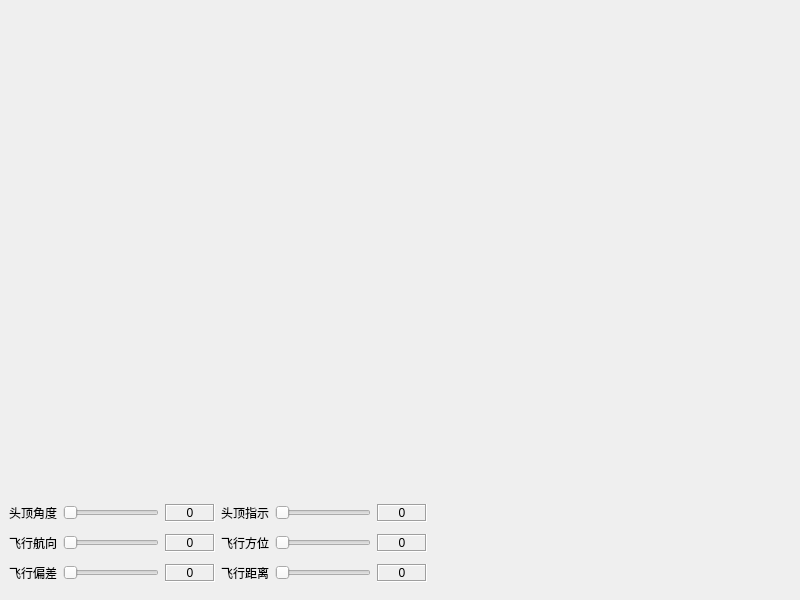
<?xml version="1.0" encoding="UTF-8"?>
<ui version="4.0">
 <class>frmFlightNAV</class>
 <widget class="QWidget" name="frmFlightNAV">
  <property name="geometry">
   <rect>
    <x>0</x>
    <y>0</y>
    <width>800</width>
    <height>600</height>
   </rect>
  </property>
  <property name="windowTitle">
   <string>Form</string>
  </property>
  <widget class="FlightNAV" name="flightNAV">
   <property name="enabled">
    <bool>false</bool>
   </property>
   <property name="geometry">
    <rect>
     <x>9</x>
     <y>9</y>
     <width>256</width>
     <height>192</height>
    </rect>
   </property>
   <property name="frameShape">
    <enum>QFrame::NoFrame</enum>
   </property>
   <property name="frameShadow">
    <enum>QFrame::Plain</enum>
   </property>
   <property name="verticalScrollBarPolicy">
    <enum>Qt::ScrollBarAlwaysOff</enum>
   </property>
   <property name="horizontalScrollBarPolicy">
    <enum>Qt::ScrollBarAlwaysOff</enum>
   </property>
   <property name="interactive">
    <bool>false</bool>
   </property>
  </widget>
  <widget class="QWidget" name="widget" native="true">
   <property name="geometry">
    <rect>
     <x>9</x>
     <y>498</y>
     <width>418</width>
     <height>93</height>
    </rect>
   </property>
   <layout class="QGridLayout" name="gridLayout">
    <property name="leftMargin">
     <number>0</number>
    </property>
    <property name="topMargin">
     <number>0</number>
    </property>
    <property name="rightMargin">
     <number>0</number>
    </property>
    <property name="bottomMargin">
     <number>0</number>
    </property>
    <item row="2" column="1">
     <widget class="QSlider" name="sliderDeviation">
      <property name="orientation">
       <enum>Qt::Horizontal</enum>
      </property>
     </widget>
    </item>
    <item row="2" column="0">
     <widget class="QLabel" name="labDeviation">
      <property name="text">
       <string>飞行偏差</string>
      </property>
     </widget>
    </item>
    <item row="1" column="3">
     <widget class="QLabel" name="labBearing">
      <property name="text">
       <string>飞行方位</string>
      </property>
     </widget>
    </item>
    <item row="2" column="3">
     <widget class="QLabel" name="labDistance">
      <property name="text">
       <string>飞行距离</string>
      </property>
     </widget>
    </item>
    <item row="2" column="2">
     <widget class="QLabel" name="labDeviationValue">
      <property name="minimumSize">
       <size>
        <width>50</width>
        <height>0</height>
       </size>
      </property>
      <property name="frameShape">
       <enum>QFrame::Box</enum>
      </property>
      <property name="frameShadow">
       <enum>QFrame::Sunken</enum>
      </property>
      <property name="text">
       <string>0</string>
      </property>
      <property name="alignment">
       <set>Qt::AlignCenter</set>
      </property>
     </widget>
    </item>
    <item row="0" column="1">
     <widget class="QSlider" name="sliderHeading">
      <property name="orientation">
       <enum>Qt::Horizontal</enum>
      </property>
     </widget>
    </item>
    <item row="0" column="2">
     <widget class="QLabel" name="labHeadingValue">
      <property name="minimumSize">
       <size>
        <width>50</width>
        <height>0</height>
       </size>
      </property>
      <property name="frameShape">
       <enum>QFrame::Box</enum>
      </property>
      <property name="frameShadow">
       <enum>QFrame::Sunken</enum>
      </property>
      <property name="text">
       <string>0</string>
      </property>
      <property name="alignment">
       <set>Qt::AlignCenter</set>
      </property>
     </widget>
    </item>
    <item row="1" column="2">
     <widget class="QLabel" name="labCourseValue">
      <property name="minimumSize">
       <size>
        <width>50</width>
        <height>0</height>
       </size>
      </property>
      <property name="frameShape">
       <enum>QFrame::Box</enum>
      </property>
      <property name="frameShadow">
       <enum>QFrame::Sunken</enum>
      </property>
      <property name="text">
       <string>0</string>
      </property>
      <property name="alignment">
       <set>Qt::AlignCenter</set>
      </property>
     </widget>
    </item>
    <item row="2" column="4">
     <widget class="QSlider" name="sliderDistance">
      <property name="orientation">
       <enum>Qt::Horizontal</enum>
      </property>
     </widget>
    </item>
    <item row="0" column="3">
     <widget class="QLabel" name="labHeadingBug">
      <property name="text">
       <string>头顶指示</string>
      </property>
     </widget>
    </item>
    <item row="1" column="0">
     <widget class="QLabel" name="labCourse">
      <property name="text">
       <string>飞行航向</string>
      </property>
     </widget>
    </item>
    <item row="1" column="1">
     <widget class="QSlider" name="sliderCourse">
      <property name="orientation">
       <enum>Qt::Horizontal</enum>
      </property>
     </widget>
    </item>
    <item row="1" column="4">
     <widget class="QSlider" name="sliderBearing">
      <property name="orientation">
       <enum>Qt::Horizontal</enum>
      </property>
     </widget>
    </item>
    <item row="0" column="0">
     <widget class="QLabel" name="labHeading">
      <property name="text">
       <string>头顶角度</string>
      </property>
     </widget>
    </item>
    <item row="0" column="4">
     <widget class="QSlider" name="sliderHeadingBug">
      <property name="orientation">
       <enum>Qt::Horizontal</enum>
      </property>
     </widget>
    </item>
    <item row="0" column="5">
     <widget class="QLabel" name="labHeadingBugValue">
      <property name="minimumSize">
       <size>
        <width>50</width>
        <height>0</height>
       </size>
      </property>
      <property name="frameShape">
       <enum>QFrame::Box</enum>
      </property>
      <property name="frameShadow">
       <enum>QFrame::Sunken</enum>
      </property>
      <property name="text">
       <string>0</string>
      </property>
      <property name="alignment">
       <set>Qt::AlignCenter</set>
      </property>
     </widget>
    </item>
    <item row="1" column="5">
     <widget class="QLabel" name="labBearingValue">
      <property name="minimumSize">
       <size>
        <width>50</width>
        <height>0</height>
       </size>
      </property>
      <property name="frameShape">
       <enum>QFrame::Box</enum>
      </property>
      <property name="frameShadow">
       <enum>QFrame::Sunken</enum>
      </property>
      <property name="text">
       <string>0</string>
      </property>
      <property name="alignment">
       <set>Qt::AlignCenter</set>
      </property>
     </widget>
    </item>
    <item row="2" column="5">
     <widget class="QLabel" name="labDistanceValue">
      <property name="minimumSize">
       <size>
        <width>50</width>
        <height>0</height>
       </size>
      </property>
      <property name="frameShape">
       <enum>QFrame::Box</enum>
      </property>
      <property name="frameShadow">
       <enum>QFrame::Sunken</enum>
      </property>
      <property name="text">
       <string>0</string>
      </property>
      <property name="alignment">
       <set>Qt::AlignCenter</set>
      </property>
     </widget>
    </item>
   </layout>
  </widget>
 </widget>
 <customwidgets>
  <customwidget>
   <class>FlightNAV</class>
   <extends>QGraphicsView</extends>
   <header>flightnav.h</header>
  </customwidget>
 </customwidgets>
 <resources/>
 <connections/>
</ui>
